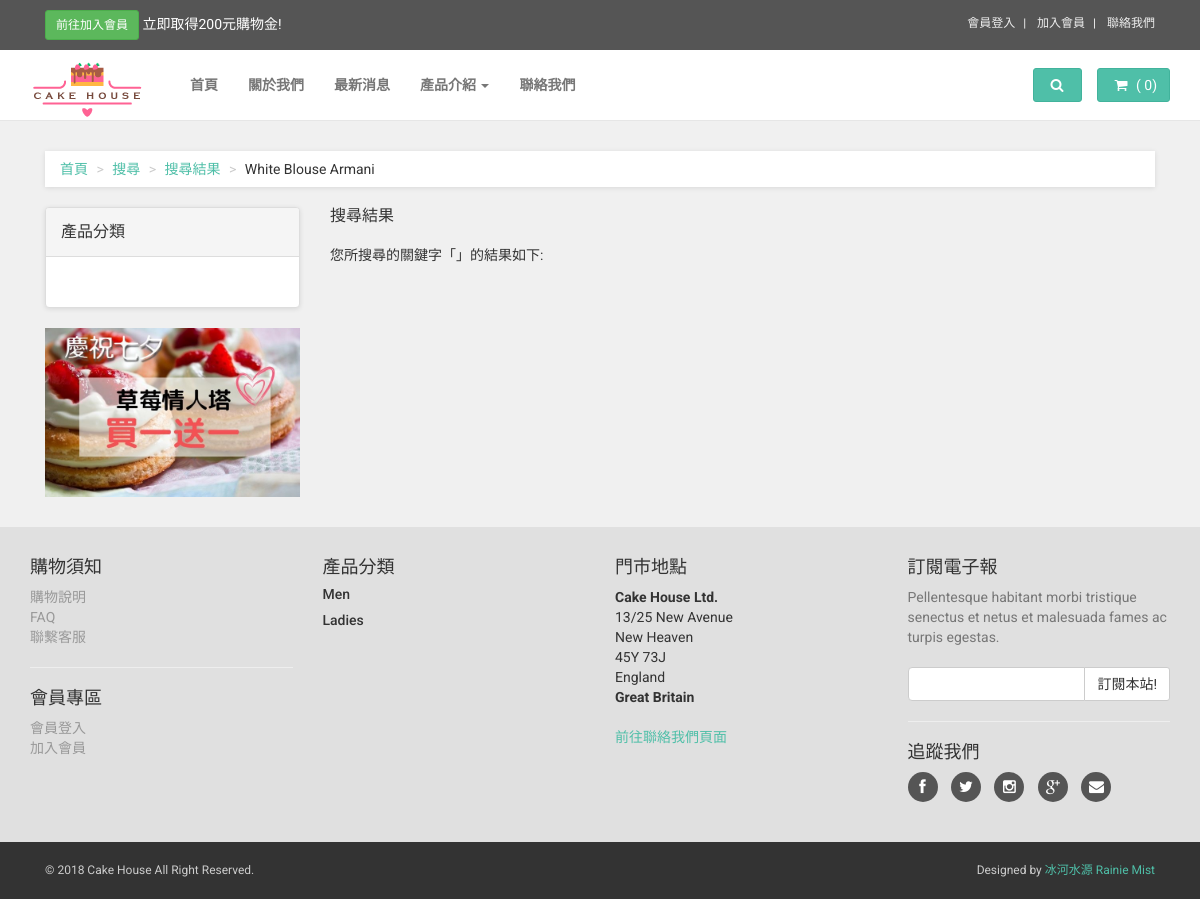
The page /frontend/search_result.php on the database as committed earlier.
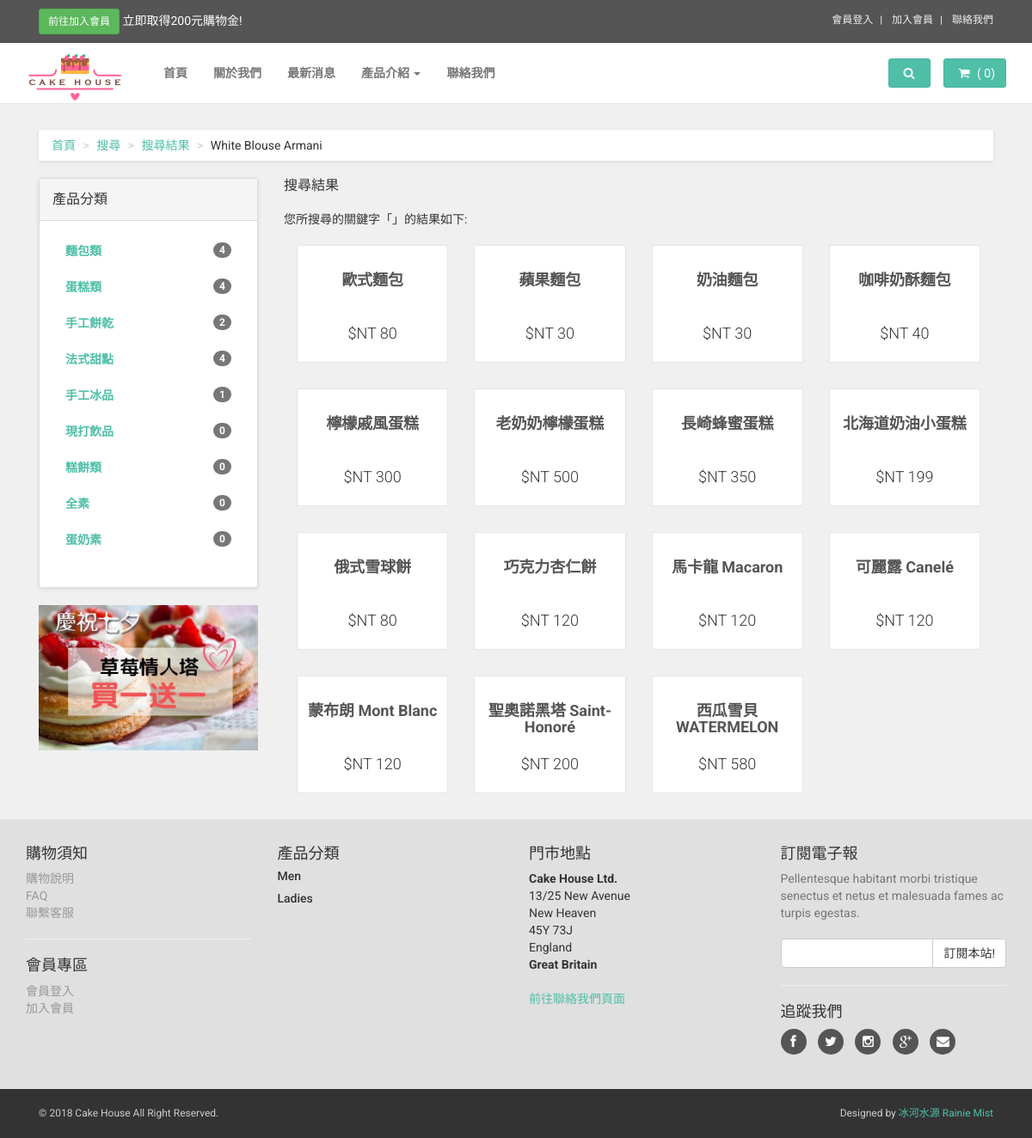
The same page on the database as committed later.
### tables this page shows
CREATE TABLE IF NOT EXISTS `product_categories` (
  `product_categories_id` int(11) NOT NULL AUTO_INCREMENT,
  `category` varchar(255) NOT NULL,
  `created_at` varchar(255) DEFAULT NULL,
  `updated_at` varchar(255) DEFAULT NULL,
  `order` int(11) NOT NULL,
  `series_id` int(11) NOT NULL,
  PRIMARY KEY (`product_categories_id`)
);

CREATE TABLE IF NOT EXISTS `products` (
  `products_id` int(11) NOT NULL AUTO_INCREMENT,
  `product_categories_id` int(11) NOT NULL,
  `picture` varchar(255) DEFAULT NULL,
  `name` varchar(255) NOT NULL,
  `description` text NOT NULL,
  `price` varchar(255) NOT NULL,
  `created_at` varchar(255) DEFAULT NULL,
  `updated_at` varchar(255) DEFAULT NULL,
  PRIMARY KEY (`products_id`)
);

### frontend/search_result.php (the view, shortened to what this page needs)
<?php
require_once('../connection/connection.php');
$query = $db->query("SELECT * FROM products WHERE name LIKE '%". $_GET['keyword']."%' OR description LIKE '%". $_GET['keyword']."%'");
$search_result = $query->fetchAll(PDO::FETCH_ASSOC);
?>
<!DOCTYPE html>
<html lang="en">
<head>
    <?php require_once('template/head_files.php'); ?>
</head>
<body>
<?php require_once('template/navbar.php'); ?>
    <div id="all">
        <div id="content">
            <div class="container">
                <div class="col-md-12">
                    <ul class="breadcrumb">
                        <li><a href="#">首頁</a>
                        </li>
                        <li><a href="#">搜尋</a>
                        </li>
                        <li><a href="#">搜尋結果</a>
                        </li>
                        <li>White Blouse Armani</li>
                    </ul>
                </div>
                <div class="col-md-3">
                    <div class="panel panel-default sidebar-menu">
                        <div class="panel-heading">
                            <h3 class="panel-title">產品分類</h3>
                        </div>
                        <div class="panel-body">
                            <ul class="nav nav-pills nav-stacked category-menu">
                            <?php foreach($categories as $side_categories){
                                    $query = $db->query("SELECT * FROM products WHERE product_categories_id=".$side_categories['product_categories_id']);
                                    $total_products = count($query->fetchAll(PDO::FETCH_ASSOC));
                                ?>
                                <li>
                                    <a href="products_list.php?cat=<?php echo $side_categories['product_categories_id']; ?>"><?php echo $side_categories['category']; ?> <span class="badge pull-right"><?php echo $total_products; ?></span></a>
                                </li>
                            <?php } ?>
                            </ul>
                        </div>
                    </div>
                    <div class="banner">
                        <a href="#">
                            <img src="../images/ad-banner.jpg" alt="sales 2014" class="img-responsive">
                        </a>
                    </div>
                </div>
                <div class="col-md-9">
                    <div class="row same-height-row">
                        <div class="col-sm-12">
                        <h3 class="panel-title">搜尋結果</h3>
                        <br>
                        <p>您所搜尋的關鍵字「<?php echo $_GET['keyword']; ?>」的結果如下:</p>
                        <?php foreach($search_result as $products){  ?>
                        <div class="col-sm-3">
                            <div class="product same-height">
                                <div class="text">
                                    <h3><a href="products.php?id=<?php echo $products['products_id']; ?>"><?php echo $products['name']; ?></a></h3>
                                    <p class="price">$NT <?php echo $products['price']; ?></p>
                                </div>
                            </div>
                        </div>
                        <?php } ?>
                        </div>
                    </div>
                </div>
            </div>
        </div>
       <?php require_once('template/footer.php'); ?>
</body>
</html>

### frontend/template/head_files.php (shortened to what this page needs)
<link href="../css/cake/font-awesome.css" rel="stylesheet">
<link href="../css/cake/bootstrap.min.css" rel="stylesheet">
<link href="../css/cake/animate.min.css" rel="stylesheet">
<link href="../css/cake/owl.carousel.css" rel="stylesheet">
<link href="../css/cake/owl.theme.css" rel="stylesheet">
<link href="../css/cake/style.default.css" rel="stylesheet" id="theme-stylesheet">
<link href="../css/cake/custom.css" rel="stylesheet">

### frontend/template/navbar.php (shortened to what this page needs)
<?php
require_once('../connection/connection.php');
$query = $db->query("SELECT * FROM product_categories ORDER BY product_categories_id ASC");
$categories = $query->fetchAll(PDO::FETCH_ASSOC);
?>
    <div id="top">
        <div class="container">
            <div class="col-md-6 offer" data-animate="fadeInDown">
                <a href="register.php" class="btn btn-success btn-sm" data-animate-hover="shake">前往加入會員</a>
                <a href="register.php">立即取得200元購物金!</a>
            </div>
            <div class="col-md-6" data-animate="fadeInDown">
                <ul class="menu">
                   <?php if(isset($_SESSION['member']) && $_SESSION['member'] !=null) { ?>
                    <li>
                        <a href="customer-account.php">會員專區</a>
                    </li>
                    <li>
                        <a href="logout.php">
                            <i class="fa fa-sign-out"></i> 登出</a>
                    </li>
                    <?php }else{ ?>
                    <li>
                        <a href="#" data-toggle="modal" data-target="#login-modal">會員登入</a>
                    </li>
                    <li>
                        <a href="register.php">加入會員</a>
                    </li>
                    <?php } ?>
                    <li>
                        <a href="contact.php">聯絡我們</a>
                    </li>
                </ul>
            </div>
        </div>
    </div>
    <div class="navbar navbar-default yamm" role="navigation" id="navbar">
        <div class="container">
            <div class="navbar-header">
                <a class="navbar-brand home" href="../index.php" data-animate-hover="bounce">
                    <img src="../images/logo.png" alt="Cake House logo" class="hidden-xs">
                </a>
            </div>
            <div class="navbar-collapse collapse" id="navigation">
                <ul class="nav navbar-nav navbar-left">
                    <li>
                        <a href="../index.php">首頁</a>
                    </li>
                    <li>
                        <a href="about.php">關於我們</a>
                    </li>
                    <li>
                        <a href="news_list.php">最新消息</a>
                    </li>
                    <li class="dropdown yamm-fw">
                        <a href="#" class="dropdown-toggle" data-toggle="dropdown" data-hover="dropdown" data-delay="200">產品介紹
                            <b class="caret"></b>
                        </a>
                    </li>
                    <li>
                        <a href="contact.php">聯絡我們</a>
                    </li>
                </ul>
            </div>
            <div class="navbar-buttons">
                <div class="navbar-collapse collapse right" id="basket-overview">
                    <a href="basket.php" class="btn btn-primary navbar-btn">
                        <i class="fa fa-shopping-cart"></i>
                        <span class="hidden-sm">(
                            <?php if(isset($_SESSION['Cart']) && $_SESSION['Cart'] != null) echo count($_SESSION['Cart']); else echo "0"; ?>)</span>
                    </a>
                </div>
                <div class="navbar-collapse collapse right" id="search-not-mobile">
                    <button type="button" class="btn navbar-btn btn-primary" data-toggle="collapse" data-target="#search">
                        <i class="fa fa-search"></i>
                    </button>
                </div>
            </div>
        </div>
    </div>

### frontend/template/footer.php (shortened to what this page needs)
<div id="footer" data-animate="fadeInUp">
           <div class="container">
               <div class="row">
                   <div class="col-md-3 col-sm-6">
                       <h4>購物須知</h4>
                       <ul>
                           <li><a href="../shopping_rules.php">購物說明</a>
                           </li>
                           <li><a href="#">FAQ</a>
                           </li>
                           <li><a href="../contact.php">聯繫客服</a>
                           </li>
                       </ul>
                       <hr>
                       <h4>會員專區</h4>
                       <ul>
                           <li><a href="#" data-toggle="modal" data-target="#login-modal">會員登入</a>
                           </li>
                           <li><a href="../register.php">加入會員</a>
                           </li>
                       </ul>
                   </div>
                   <div class="col-md-3 col-sm-6">
                       <h4>產品分類</h4>
                       <h5>Men</h5>
                       <h5>Ladies</h5>
                   </div>
                   <div class="col-md-3 col-sm-6">
                       <h4>門市地點</h4>
                       <p><strong>Cake House Ltd.</strong>
                           <br>13/25 New Avenue
                           <br>New Heaven
                           <br>45Y 73J
                           <br>England
                           <br>
                           <strong>Great Britain</strong>
                       </p>
                       <a href="contact.html">前往聯絡我們頁面</a>
                   </div>
                   <div class="col-md-3 col-sm-6">
                       <h4>訂閱電子報</h4>
                       <p class="text-muted">Pellentesque habitant morbi tristique senectus et netus et malesuada fames ac turpis egestas.</p>
                       <form>
                           <div class="input-group">
                               <input type="text" class="form-control">
                               <span class="input-group-btn">
		    <button class="btn btn-default" type="button">訂閱本站!</button>
		</span>
                           </div>
                       </form>
                       <hr>
                       <h4>追蹤我們</h4>
                       <p class="social">
                           <a href="#" class="facebook external" data-animate-hover="shake"><i class="fa fa-facebook"></i></a>
                           <a href="#" class="twitter external" data-animate-hover="shake"><i class="fa fa-twitter"></i></a>
                           <a href="#" class="instagram external" data-animate-hover="shake"><i class="fa fa-instagram"></i></a>
                           <a href="#" class="gplus external" data-animate-hover="shake"><i class="fa fa-google-plus"></i></a>
                           <a href="#" class="email external" data-animate-hover="shake"><i class="fa fa-envelope"></i></a>
                       </p>
                   </div>
               </div>
           </div>
       </div>
       <div id="copyright">
           <div class="container">
               <div class="col-md-6">
                   <p class="pull-left">© 2018 Cake House All Right Reserved.</p>
               </div>
               <div class="col-md-6">
                   <p class="pull-right">Designed by <a href="https://bootstrapious.com/e-commerce-templates">冰河水源 Rainie Mist</a>
                   </p>
               </div>
           </div>
       </div>
   </div>

Rows that differ between the two databases and show on the page:
added product_categories: category "麵包類", total_products "4"
added product_categories: category "蛋糕類", total_products "4"
added product_categories: category "手工餅乾", total_products "2"
added product_categories: category "法式甜點", total_products "4"
added product_categories: category "手工冰品", total_products "1"
added product_categories: category "現打飲品", total_products "0"
added product_categories: category "糕餅類", total_products "0"
added product_categories: category "全素", total_products "0"
added product_categories: category "蛋奶素", total_products "0"
added products: name "歐式麵包", price "80"
added products: name "蘋果麵包", price "30"
added products: name "奶油麵包", price "30"
added products: name "咖啡奶酥麵包", price "40"
added products: name "檸檬戚風蛋糕", price "300"
added products: name "老奶奶檸檬蛋糕", price "500"
added products: name "長崎蜂蜜蛋糕", price "350"
added products: name "北海道奶油小蛋糕", price "199"
added products: name "俄式雪球餅", price "80"
added products: name "巧克力杏仁餅", price "120"
added products: name "馬卡龍 Macaron", price "120"
added products: name "可麗露 Canelé", price "120"
added products: name "蒙布朗 Mont Blanc", price "120"
added products: name "聖奧諾黑塔 Saint-Honoré", price "200"
added products: name "西瓜雪貝 WATERMELON…", price "580"
